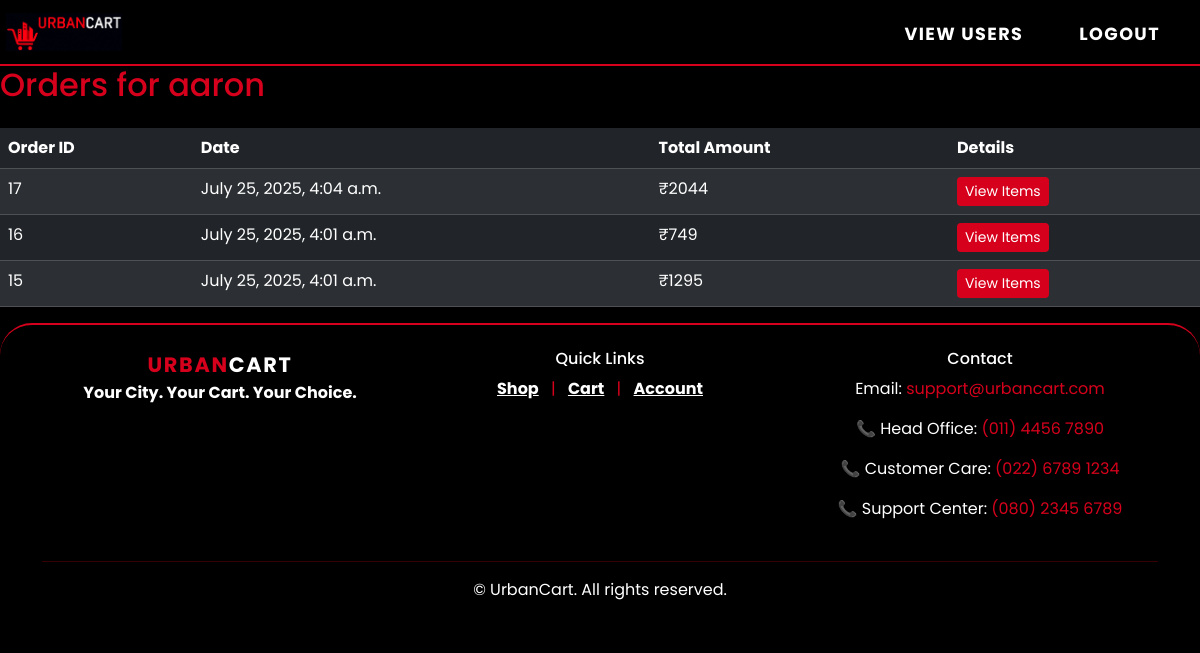
The page /admin_user_orders/11/ (signed in) on the database its author committed.
### app/models.py (models this page shows)
class Register(AbstractUser):
    FirstName=models.CharField(max_length=20,null=True)
    LastName=models.CharField(max_length=20,null=True)
    phone=models.IntegerField(null=True)
    usertype=models.CharField(default="admin",max_length=10)

class Order(models.Model):
    userid = models.ForeignKey(Register, on_delete=models.CASCADE, null=True, blank=True)
    date = models.DateTimeField(auto_now_add=True)
    totalamount=models.IntegerField(default=0)

### app/views.py (the view)
# urls.py: path('admin_user_orders/<int:user_id>/', views.admin_user_orders, name='admin_user_orders'),
@user_passes_test(lambda u: u.is_superuser)
def admin_user_orders(request, user_id):
    user = get_object_or_404(Register, id=user_id)
    orders = Order.objects.filter(userid=user).order_by('-date')
    return render(request, 'admin_user_orders.html', {'orders': orders, 'viewed_user': user})

### app/templates/admin_user_orders.html (shortened to what this page needs)
{% extends 'base.html' %}
{% block content %}
<h2 class="mb-4" style="color:#d6001c;">Orders for {{ viewed_user.username }}</h2>
<table class="table table-dark table-striped" style="background:#232323; border-radius:12px;">
  <thead>
    <tr>
      <th>Order ID</th>
      <th>Date</th>
      <th>Total Amount</th>
      <th>Details</th>
    </tr>
  </thead>
  <tbody>
    {% for order in orders %}
    <tr>
      <td>{{ order.id }}</td>
      <td>{{ order.date }}</td>
      <td>₹{{ order.totalamount }}</td>
      <td><a href="{% url 'orderitems' order.id %}" class="btn btn-danger btn-sm" style="background:#d6001c; border:none;">View Items</a></td>
    </tr>
    {% empty %}
    <tr>
      <td colspan="4" class="text-center">No orders found for this user.</td>
    </tr>
    {% endfor %}
  </tbody>
</table>
{% endblock %}

### app/templates/base.html (style rules this page uses)
:root { --toyota-red: #d6001c; --toyota-dark: #181818; --toyota-light: #fff; }
body { font-family: 'Poppins', Arial, sans-serif; background: #000; color: #fff; min-height: 100vh; }

### rows shown on the page
Register: username "aaron"
Order: id "17", date "July 25, 2025, 4:04 a.m.", totalamount "2044"
Order: id "16", date "July 25, 2025, 4:01 a.m.", totalamount "749"
Order: id "15", date "July 25, 2025, 4:01 a.m.", totalamount "1295"
